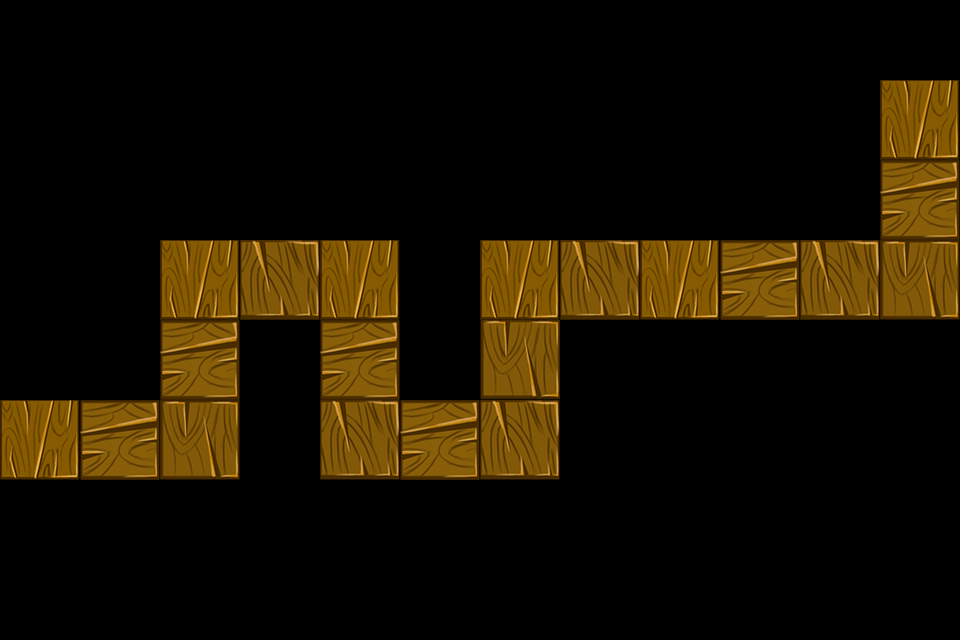

Tiled map render using the project's own tile images. Description and the map definition, with tile-layer contents summarised, below:
An orthogonal 12x8 tile map with 80x80 px tiles, 1 tile layer (path) and 21 objects (9x path, 6x Tower, 3x 2, 2x 1, 0).

<map version="1.0" orientation="orthogonal" width="12" height="8" tilewidth="80" tileheight="80">
 <properties>
  <property name="style" value="1" />
 </properties>
 <tileset firstgid="1" name="tiled1" tilewidth="80" tileheight="80">
  <image source="tiled1.png" width="240" height="240" />
 </tileset>
 <layer name="path" width="12" height="8">
  <data>[96 cells, 20 non-empty, 8 distinct tile ids]</data>
 </layer>
 <objectgroup name="path" width="12" height="8">
  <object name="path" x="0" y="400" />
  <object name="path" x="160" y="400" />
  <object name="path" x="160" y="240" />
  <object name="path" x="320" y="240" />
  <object name="path" x="320" y="400" />
  <object name="path" x="480" y="400" />
  <object name="path" x="480" y="240" />
  <object name="path" x="880" y="240" />
  <object name="path" x="880" y="80" />
  <object name="Tower" x="0" y="160" width="160" height="240" />
  <object name="Tower" x="160" y="80" width="720" height="160" />
  <object name="Tower" x="400" y="240" width="80" height="160" />
  <object name="Tower" x="240" y="320" width="80" height="160" />
  <object name="Tower" x="560" y="320" width="400" height="160" />
  <object name="Tower" x="160" y="480" width="640" height="80" />
  <object name="Reward" type="1" x="0" y="240" width="80" height="80" />
  <object name="Reward" type="2" x="400" y="240" width="80" height="80" />
  <object name="Reward" type="1" x="560" y="160" width="80" height="80" />
  <object name="Reward" type="2" x="240" y="160" width="80" height="80" />
  <object name="Reward" type="2" x="720" y="320" width="80" height="80" />
  <object name="Reward" type="0" x="240" y="400" width="80" height="80">
   <properties>
    <property name="new" value="1" />
   </properties>
  </object>
 </objectgroup>
</map>
